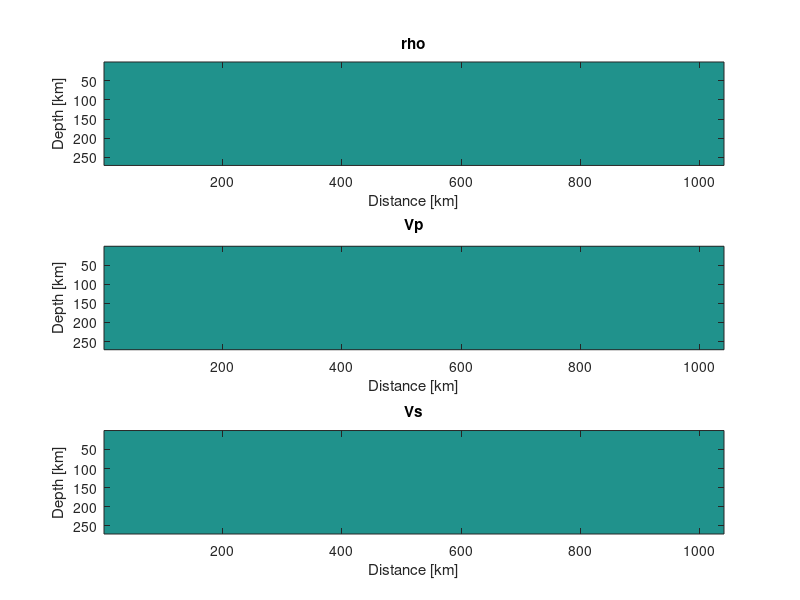

Write the MATLAB code that produced this figure. (Note: this script raises an error after producing the figure.)
clear;
clc;

npml = 20;
X = 200.e3;
Z = 50.e3;

dx = 200;
dz = 200;


nx = round(X/dx)+1 + 2*npml;
nz = round(Z/dz)+1 + npml;

rho = zeros(nz,nx);
vp  = zeros(nz,nx);
vs  = zeros(nz,nx);

rho1 = 2700.0; Vp1 = 6000.0; Vs1 = 3450.0;
rho2 = 3300.0; Vp2 = 8000.0; Vs2 = 4480.0;


h = 35.e3;
ih = round(h/dz);


rho(:,:) = rho1;
vp(:,:)  = Vp1;
vs(:,:)  = Vs1;


figure(1);
subplot(3,1,1);
hold off;
imagesc(rho);
hold off;
xlabel('Distance [km]');
ylabel('Depth [km]');
title('rho');

subplot(3,1,2);
hold off;
imagesc(vp);
hold off;
xlabel('Distance [km]');
ylabel('Depth [km]');
title('Vp');

subplot(3,1,3);
hold off;
imagesc(vs);
hold off;
xlabel('Distance [km]');
ylabel('Depth [km]');
title('Vs');


writesu('rho_model.su', rho, dz, 1);
writesu('vp_model.su', vp, dz, 1);
writesu('vs_model.su', vs, dz, 1);